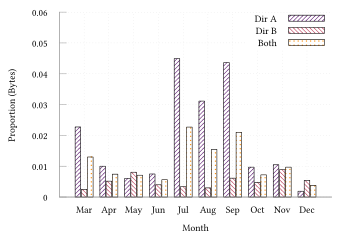

Write the gnuplot code that produced this figure.
set terminal tikz standalone color size 9cm,6cm font '\scriptsize' preamble '\usepackage{microtype} \usepackage{libertinus} \usepackage{libertinust1math} \usepackage[binary-units, per-mode=symbol]{siunitx}\sisetup{detect-all} \newcommand{\approachshort}{OPaL} \newcommand{\Coopfw}{CoOp} \newcommand{\coopfw}{\Coopfw} \newcommand{\Indfw}{Ind} \newcommand{\indfw}{\Indfw}'
set output "quic-monthly-bytes.tex"

load "gnuplot-palettes/inferno.pal"

set boxwidth 0.9
set style data histogram
set style histogram cluster gap 1
set style fill solid border -1
set datafile separator ","
unset colorbox

set xlabel "Month"
set ylabel "Proportion (Bytes)"

set yrange [0.0:0.06]
set key at 10,0.06

plot '../results/dirA-1.csv' u 21: xtic(1) title "Dir A" lc palette frac 0.25 fill pattern 1, \
     '../results/dirB-1.csv' u 21 title "Dir B" lc palette frac 0.5 fill pattern 2, \
     '../results/biDir-1.csv' u 21 title "Both" lc palette frac 0.75 fill pattern 7
